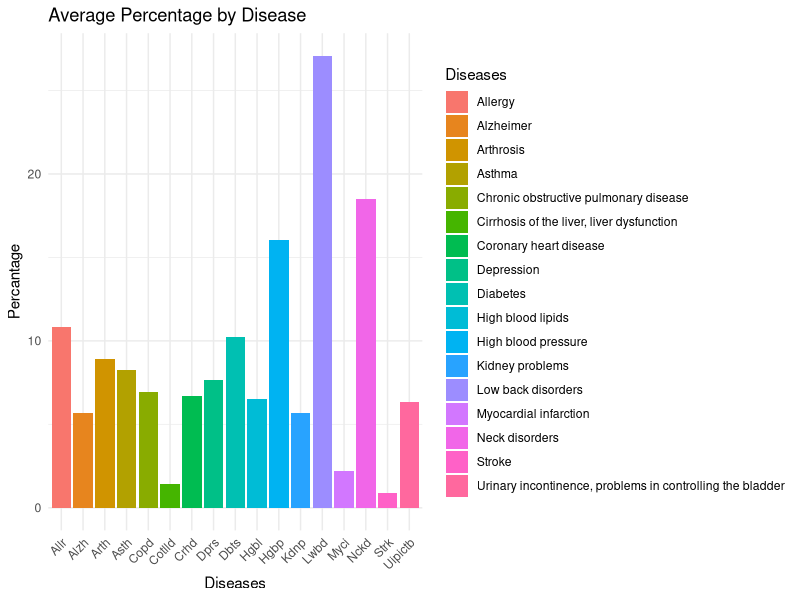
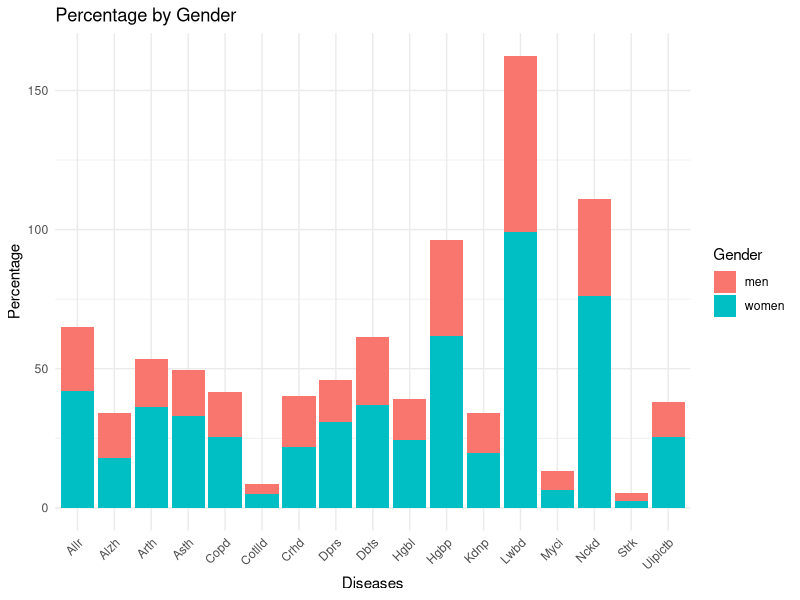
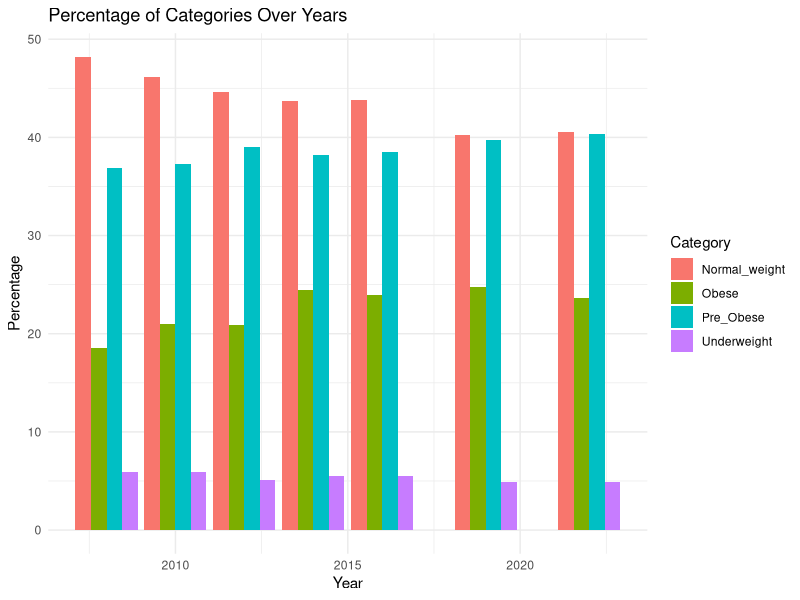
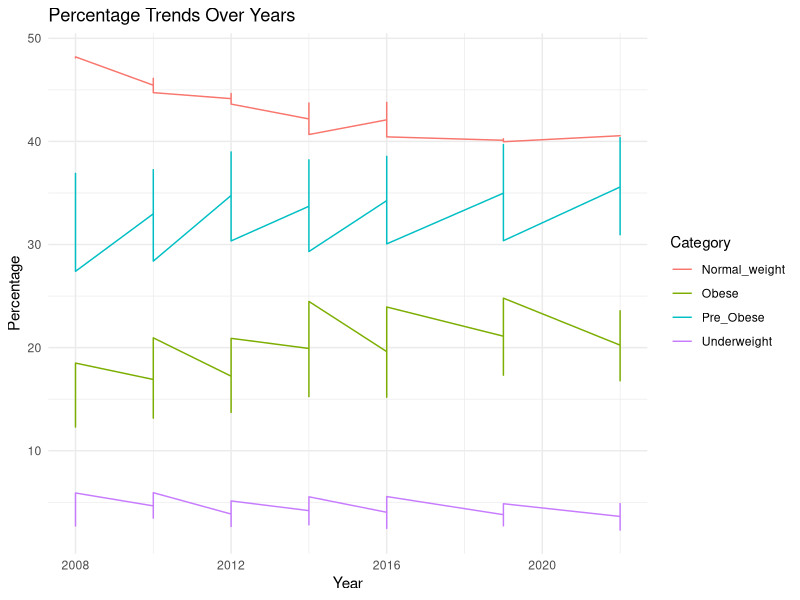
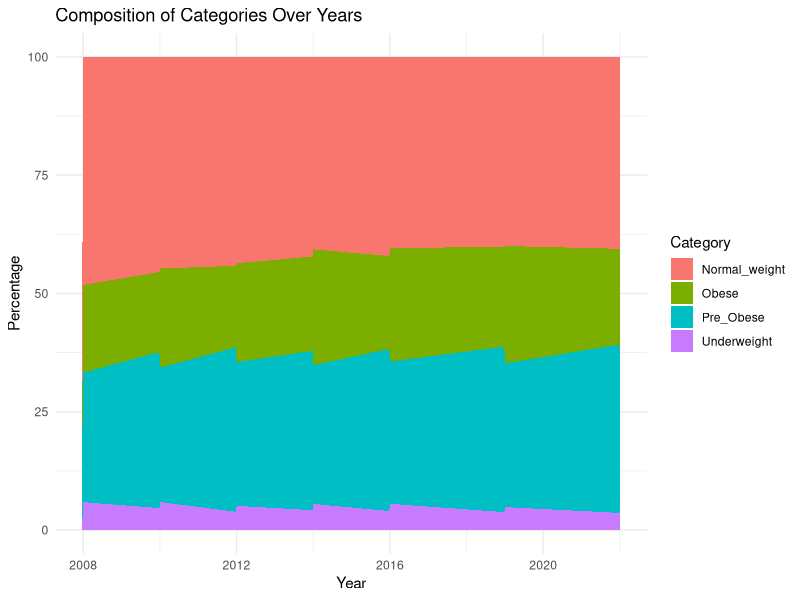
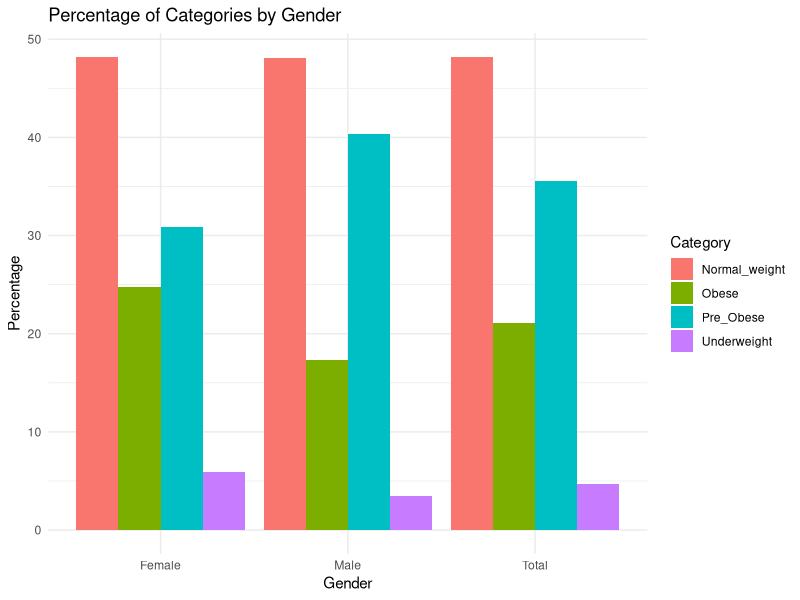

Source code (R) for these figures, in order:
## ---- chunk 1
#| echo: false
suppressPackageStartupMessages(library(dplyr))
library(readxl)
library(dplyr)
library(tidyr)
library(ggplot2)

data_1 <- read_excel("tidydataset1.xls")
colnames(data_1) <- c("Diseases", "men_2016", "women_2016", "men_2019", "women_2019", "men_2022", "women_2022")

data_1_longer <- data_1 %>%
  pivot_longer(cols = starts_with(c("men", "women")),
               names_to = "Gender",
               values_to = "Percentage") %>%
  separate(Gender, into = c("Gender", "Year"), sep = "_") %>%
  arrange(Diseases) %>%
  mutate_at(vars(Year, Percentage), as.numeric) %>%
  mutate(Diseases = gsub("^\\n", "", Diseases))
## ---- chunk 2
#| code-fold: true
#| code-summary: "Show the code"

abbreviate_disease_names <- abbreviate(data_1_longer$Diseases)
ggplot(data_1_longer, aes(x = Diseases, y = Percentage, fill = Diseases)) +
  geom_bar(stat = "summary", fun = "mean", position = "dodge") +
  labs(title = "Average Percentage by Disease",
       x = "Diseases",
       y = "Percantage") +
  scale_x_discrete(labels = abbreviate_disease_names) +
  theme_minimal() +
  theme(axis.text.x = element_text(angle = 45, hjust = 1))

## ---- chunk 3
#| code-fold: true
#| code-summary: "Show the code"

ggplot(data_1_longer, aes(x = Diseases, y = Percentage, fill = Gender)) +
  geom_bar(stat = "identity") +
  labs(title = "Percentage by Gender",
       x = "Diseases",
       y = "Percentage") +
  scale_x_discrete(labels = abbreviate_disease_names) +
  theme_minimal() +
  theme(axis.text.x = element_text(angle = 45, hjust = 1))
## ---- chunk 4
#| echo: false
suppressPackageStartupMessages(library(dplyr))
library(readxl)
library(dplyr)
library(tidyr)
library(ggplot2)
data_3 <- read_excel("tidydataset3.xls")
colnames(data_3) <- c("Year", "Sex", "Underweight", "Normal_weight", "Pre_Obese", "Obese")
data_3_long <- data_3 %>%
  pivot_longer(cols = c(Underweight, Normal_weight, Pre_Obese, Obese),
               names_to = "Category",
               values_to = "Percentage")
## ---- chunk 5
#| code-fold: true
#| code-summary: "Show the code"
ggplot(data_3_long, aes(x = Year, y = Percentage, fill = Category)) +
  geom_bar(stat = "identity", position = "dodge") +
  labs(title = "Percentage of Categories Over Years",
       x = "Year",
       y = "Percentage") +
  theme_minimal()
## ---- chunk 6
#| code-fold: true
#| code-summary: "Show the code"
ggplot(data_3_long, aes(x = Year, y = Percentage, color = Category)) +
  geom_line() +
  labs(title = "Percentage Trends Over Years",
       x = "Year",
       y = "Percentage") +
  theme_minimal()
## ---- chunk 7
#| code-fold: true
#| code-summary: "Show the code"
ggplot(data_3_long, aes(x = Year, y = Percentage, fill = Category)) +
  geom_area() +
  labs(title = "Composition of Categories Over Years",
       x = "Year",
       y = "Percentage") +
  theme_minimal()
## ---- chunk 8
#| code-fold: true
#| code-summary: "Show the code"
ggplot(data_3_long, aes(x = Sex, y = Percentage, fill = Category)) +
  geom_bar(stat = "identity", position = "dodge") +
  labs(title = "Percentage of Categories by Gender",
       x = "Gender",
       y = "Percentage") +
  theme_minimal()
